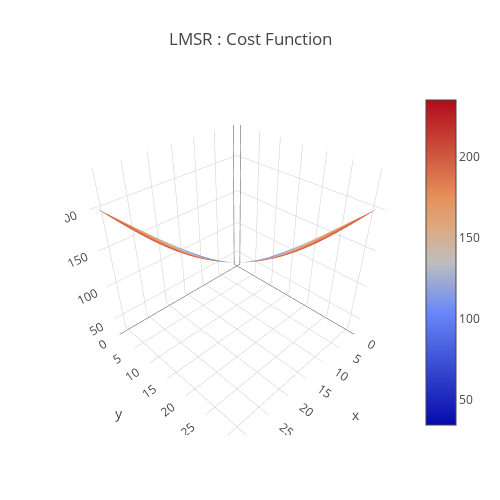

Source (notebook cell):
### Code cell
b = 50
data = [
    go.Surface(
        z=LMSR(x,y,b)
    )
]
layout = go.Layout(
    title='LMSR : Cost Function',
    autosize=False,
    width=500,
    height=500,
    margin=dict(
        l=65,
        r=50,
        b=65,
        t=90
    )
)
fig = go.Figure(data=data, layout=layout)
URL = plotly.offline.iplot(fig, filename='Costfunction-3d-surface.html')

### Figure 1 — Plotly figure (JSON) as saved in the notebook; plotly's stock layout.template omitted (floating-point values rounded to 4 significant figures; data arrays with more than 128 entries replaced by an {"elided": "..."} marker saying what was removed)
{"data": [{"type": "surface", "uid": "93626faa-bf3e-4f27-9f1c-b250fb72df2c", "z": {"elided": "32x32 float values"}}], "layout": {"autosize": false, "height": 500, "margin": {"b": 65, "l": 65, "r": 50, "t": 90}, "title": {"text": "LMSR : Cost Function"}, "width": 500}}
